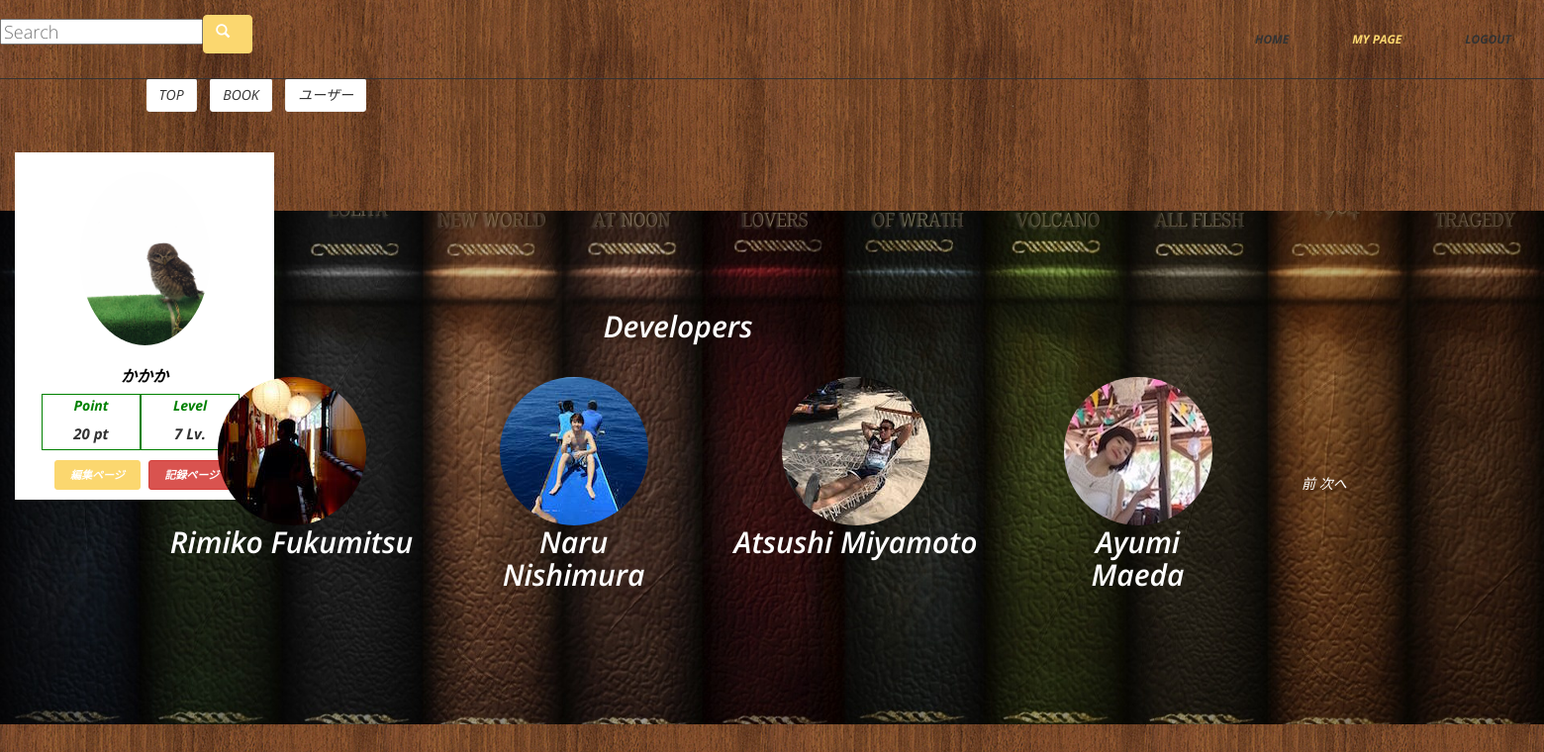
The page /book_result.php (signed in) on the database its author committed.
### tables this page shows
CREATE TABLE IF NOT EXISTS `users` (
  `user_id` int(11) NOT NULL AUTO_INCREMENT,
  `name` varchar(255) NOT NULL,
  `email` varchar(255) NOT NULL,
  `password` varchar(255) NOT NULL,
  `age` int(11) DEFAULT NULL,
  `gender` int(11) DEFAULT NULL,
  `avatar_id` int(11) DEFAULT NULL,
  `hobby` varchar(255) DEFAULT NULL,
  `job` varchar(255) DEFAULT NULL,
  `bestbook_id` int(11) DEFAULT NULL,
  `great_man` varchar(255) DEFAULT NULL,
  `comment` varchar(255) DEFAULT NULL,
  `point` int(11) DEFAULT NULL,
  `level` int(11) DEFAULT '0',
  `created` datetime NOT NULL,
  PRIMARY KEY (`user_id`)
);

CREATE TABLE IF NOT EXISTS `avatar` (
  `avatar_id` int(11) NOT NULL AUTO_INCREMENT,
  `avatar_path` varchar(255) NOT NULL,
  PRIMARY KEY (`avatar_id`)
);

### sideber.php (the view, shortened to what this page needs)
<?php
require('dbconnect.php');
if (isset($_SESSION['login_member_id'])){
$sql = 'SELECT * ,`avatar`.`avatar_path`FROM `users` INNER JOIN `avatar` ON `users`.`avatar_id` = `avatar`.`avatar_id` WHERE `users`.`user_id` ='.$_SESSION['login_member_id'];
$avatars = mysqli_query($db,$sql) or die(mysqli_error($db));
$avatar_array = array();
$avatar = mysqli_fetch_assoc($avatars);
$avatar_array[] = $avatar;
}
?>
 <?php foreach($avatar_array as $avatar_each){?>
  <div class="container">
    <div class="row profile">
        <div class="col-md-3">
            <div class="profile-sidebar"
            style="width:262px; margin-top: 154px;">
                <div class="profile-userpic">
                    <img src="images/<?php echo $avatar_each['avatar_path']?>" class="img-responsive" alt="">
                </div>
                <div class="profile-usertitle">
                    <div class="profile-usertitle-name">
                        <?php echo $avatar_each['name']?>
                    </div>
 <div class="container">
    <div class="row ptlv">
        <div class="text-center date-body" style="width:100px">
          <label for="" class="date-title">Point</label>
          <div class="date-content">
            <p class="dia"><strong><?php echo $avatar_each['point']?></strong> pt</p>
          </div>
        </div>
            <div class="text-center date-body" style="width:100px">
          <label for="" class="date-title">Level</label>
          <div class="date-content">
            <p class="dia"><strong><?php echo $avatar_each['level']?></strong> Lv.</p>
          </div>
        </div>
    </div>
</div><?php } ?>
                </div>
                <div class="profile-userbuttons">
                    <button type="button" class="btn btn-success btn-sm"><a href="mypage_edit.php" style="color:white;">編集ページ</a></button>
                    <button type="button" class="btn btn-danger btn-sm"><a href="record.php" style="color:white;">記録ページ</a></button>
                </div>
            </div>
        </div>
    </div>

### css/style.css (style rules this page uses)
body { font-family:'Open Sans', Arial, sans-serif; font-size:14px; font-weight:300; line-height:1.6em; color:#fff; background-color:#fff; overflow-x:hidden; }
p { color:#333; font-size:13px; }
a { text-decoration:none; transition: all 0.1s ease-in-out; -moz-transition: all 0.1s ease-in-out; -webkit-transition: all 0.1s ease-in-out; -o-transition: all 0.1s ease-in-out; outline: none; color:#333; }
.text-center p { margin-bottom:50px; color:#333; }

### css/usermystyle.css (style rules this page uses)
body { background-image:url("../images/background.png"); }
.container { margin:0; }
.profile-sidebar { padding: 20px 0 10px 0; background: #fff; margin-top: 90px; position: absolute; }
.profile-userpic img { float: none; margin: 0 auto; width: 50%; height: 50%; -webkit-border-radius: 50% !important; -moz-border-radius: 50% !important; border-radius: 50% !important; }
.profile-usertitle { text-align: center; margin-top: 20px; }
.profile-usertitle-name { color: black; font-size: 16px; font-weight: 600; margin-bottom: 7px; }
.profile-userbuttons { text-align: center; margin-top: 10px; }
.profile-userbuttons .btn { text-transform: uppercase; font-size: 11px; font-weight: 600; padding: 6px 15px; margin-right: 5px; }
.profile-userbuttons .btn:last-child { margin-right: 0px; }
.ptlv { margin-left: 12px; }
.date-body { background-color: white; padding:0 5px 5px 5px; float: left; border: 1px solid green; }
.date-body .date-title { color: green; }
.date-body .date-content { background-color: white; }
.date-body .date-content p.dia { margin: 0; font-size: 15px; font-weight: bold; }

### css/header.css (style rules this page uses)
.btn-success { background-color: #fbd76f; border-color: #fbd76f; }

### rows shown on the page
users: avatar.avatar_path (picture), name "かかか", point "20", level "7"
